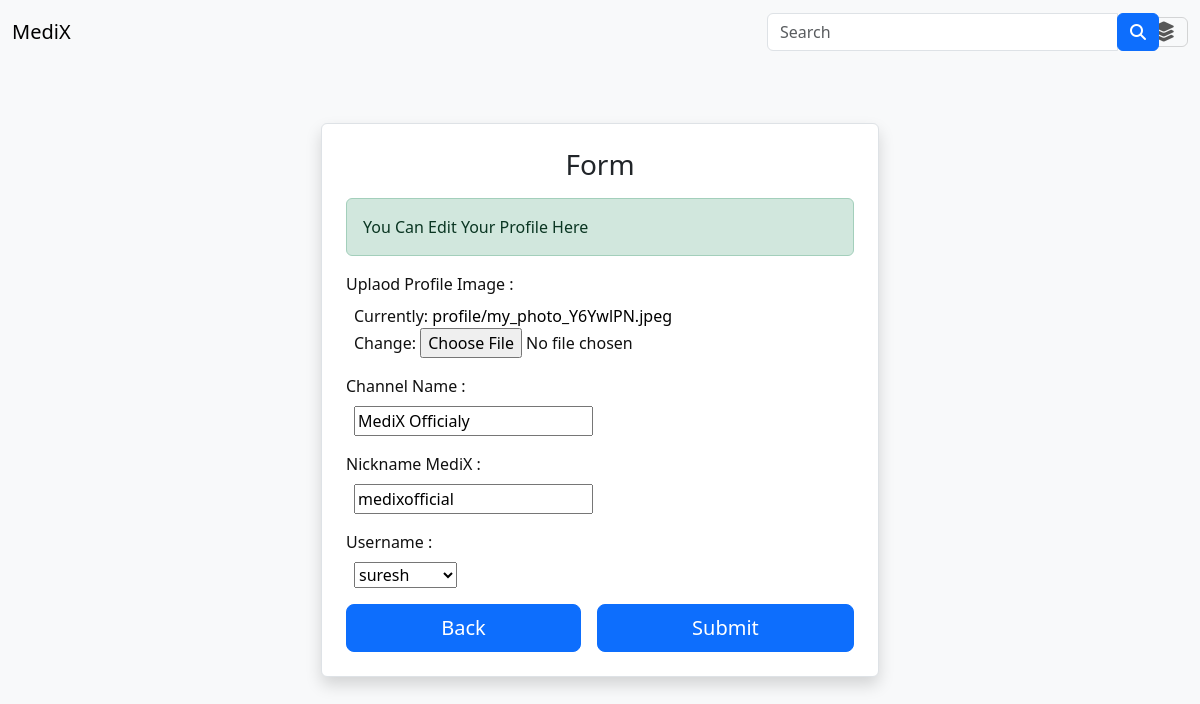
The page /user-edit-profile/ (signed in) on the database its author committed.
### users/models.py (models this page shows, shortened)
class ProfileDetails(models.Model):
    Profile_Image = models.ImageField(default='profile/user_profile.jpg', upload_to='profile/', max_length=2000)
    NamesUser = models.OneToOneField(User, on_delete=models.CASCADE, default='Your Profile')
    Channel_Name = models.CharField(max_length=100, default='MediX User Profile')
    uName = models.CharField(max_length=100, default='yourmedix')

### users/views.py (the view, shortened to what this page needs)
# urls.py: path('user-edit-profile/', views.ProfileEdit, name='edit_profile'),
def ProfileEdit(request):
    if request.user.is_authenticated:
        if request.method == 'GET':
            messages.success(request,'You Can Edit Your Profile Here')
        user_profile = ProfileDetails.objects.get(NamesUser=request.user)
        form = ProfileForm(request.POST or None, request.FILES or None, instance=user_profile)  # Pre-fill form with existing data
        v1 = form.instance.uName
        context = {'form': form}
        return render(request, 'editProfile.html', context)
    return redirect('login')

### users/forms.py
class ProfileForm(forms.ModelForm):
    class Meta:
        model = ProfileDetails
        fields = ['Profile_Image', 'NamesUser', 'Channel_Name', 'uName']

### templates/editProfile.html (shortened to what this page needs)
{% extends 'base.html' %}
{% block body %}
<div class="container d-flex justify-content-center align-items-center min-vh-100 bg-light">
    <div class="p-4 border rounded shadow bg-white w-50">
        <h2 class="text-center text-dark fs-3">Form</h2>
        <form method="POST" class="mt-3" enctype="multipart/form-data">
            {% if messages %}
                {% for message in messages %}
                    <div class="alert alert-{{ message.tags }}">
                        {{ message }}
                    </div>
                {% endfor %}
            {% endif %}
                <div class="mb-3">
                    <label for="{{ field.id_for_label }}" class="form-label">Uplaod Profile Image :</label>
                    <div class="d-inline-block ms-2 w-100">{{ form.Profile_Image }}</div>
                </div>
                <div class="mb-3">
                    <label for="{{ field.id_for_label }}" class="form-label">Channel Name :</label>
                    <div class="d-inline-block ms-2 w-100">{{ form.Channel_Name }}</div>
                </div>
                <div class="mb-3">
                    <label for="{{ field.id_for_label }}" class="form-label">Nickname MediX :</label>
                    <div class="d-inline-block ms-2 w-100">{{ form.uName }}</div>
                </div>
                <div class="mb-3">
                    <label for="{{ field.id_for_label }}" class="form-label">Username :</label>
                    <div class="d-inline-block ms-2 w-100">{{ form.NamesUser }}</div>
                </div>
                <div class="d-flex gap-3 mt-3">
                    <a class="btn btn-primary btn-lg flex-grow-1" href="{% url 'home' %}">Back</a>
                    <button type="submit" class="btn btn-primary btn-lg flex-grow-1">Submit</button>
                </div>
        </form>
    </div>
</div>
{% endblock %}

### static/css/signup.css (style rules this page uses)
body { background-color: #f8f9fa; padding: 0px; margin: 0px; height: 100vh; }
a { text-decoration: none; color: black; }

### static/css/homepage.css (style rules this page uses)
body { height: 100vh; width: 100%; padding: 0px; margin: 0px; background-color: #f8f9fa; color: #111; }

### static/css/open_video.css (style rules this page uses)
body { background-color: #f8f9fa; }

### static/css/banner.css (style rules this page uses)
body { background-color: #f8f9fa; }

### rows shown on the page
ProfileDetails: Channel_Name "MediX Officialy", uName "medixofficial", NamesUser "suresh"

### other values the page prints
{{ message }} "You Can Edit Your Profile Here"
